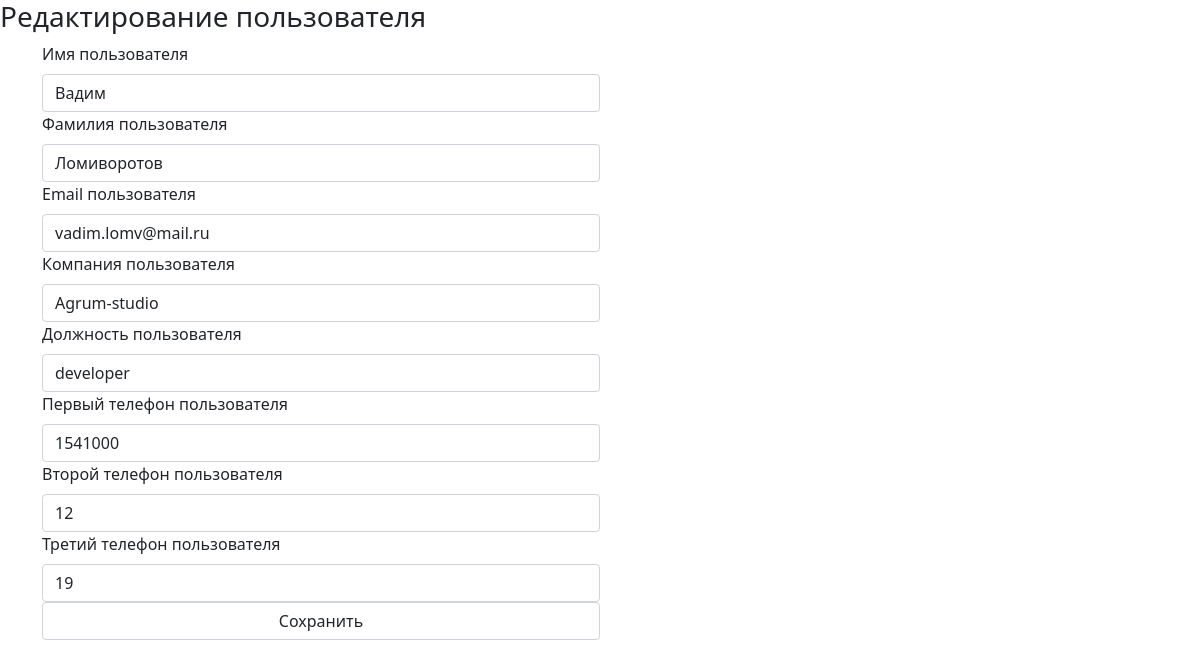
/?edit=2, run on the app's committed database.
### tables this page shows
CREATE TABLE `users` (
  `id` int NOT NULL,
  `del` int NOT NULL DEFAULT '0',
  `first_name` varchar(255) NOT NULL,
  `last_name` varchar(255) NOT NULL,
  `email` varchar(255) NOT NULL,
  `company_name` varchar(255) DEFAULT NULL,
  `position` varchar(255) DEFAULT NULL
);

### index.php (called while the page is built, shortened)
<?php
include_once("object/Tform.php");
include_once("model/Musers.php");
$userobj = new Musers;
$content = $userobj->execute();

### inc-dbcon.php (called while the page is built)
<?php
	$type="mysql";
	$host="localhost";
	$user="root";
	$pasw="";
	$base="int-acc";

### object/Tform.php (the view, shortened to what this page needs)
<?php
class Tform
{
    function clear()
    {
        $this->cont ="";
    }
    function addparams($param)
    {
        $this->param.= $param;
    }
    function addtextfield($name, $value ="", $placeholder="", $header="", $required){
        if($required == 1){
            $this->cont .=
            '<div class="col-sm-6">
              <label for="'.$name.'" class="form-label">'.$header.'</label>
              <input type="text"  class="form-control" id="'.$name.'" name = "'.$name.'" placeholder="'.$placeholder.'" value="'.$value.'" required>
            </div>
        ';
        } else {
            $this->cont .=
            '<div class="col-sm-6">
              <label for="'.$name.'" class="form-label">'.$header.'</label>
              <input type="text"  class="form-control" id="'.$name.'" name = "'.$name.'" placeholder="'.$placeholder.'" value="'.$value.'">
            </div>
        ';
        }
    }
    function addsubmitfield($name, $value ="", $placeholder=""){
        $this->cont .=
        '<div class="col-sm-6">
        <input type="submit" class="form-control" id="'.$name.'" name = "'.$name.'" placeholder="'.$placeholder.'" value="'.$value.'" required>
        </div>
        ';
    }
    function out()
    {
        $res="<form ".$this->param.">";
        $res.=$this->cont;
        $res.="</form>";
        return $res;
    }
}

### data on the page
users: first_name "Вадим", last_name "Ломиворотов", email "vadim.lomv@mail.ru", company_name "Agrum-studio", position "developer"

### other printed values
$header "Имя пользователя Фамилия пользователя Email пользователя"
$header "Компания пользователя Должность пользователя Первый телефон пользователя Второй телефон пользователя Третий телефон пользователя"
